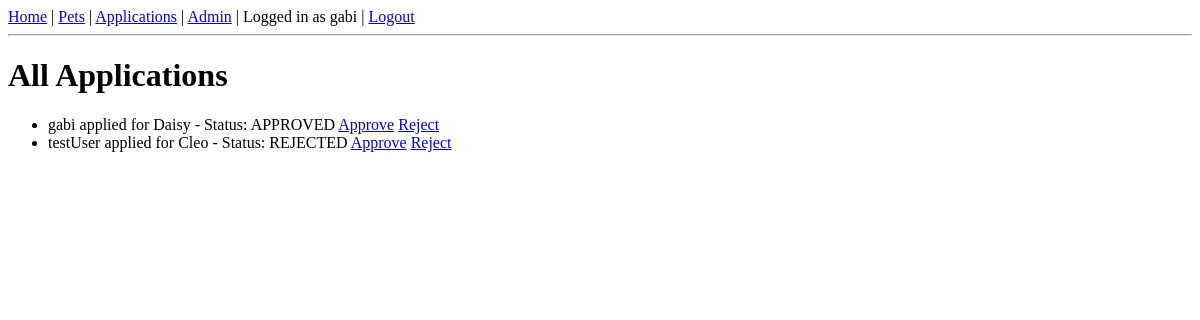
The app's page /staff/applications/ (signed in), older data.
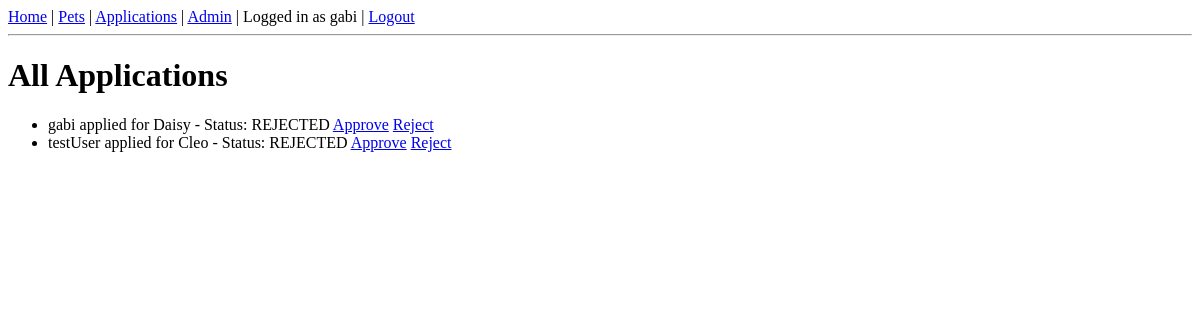
The same page, newer data.
### core/models.py (models this page shows, shortened)
class AdoptionApplication(models.Model):
    STATUS_CHOICES = [
        ('PENDING', 'Pending'),
        ('APPROVED', 'Approved'),
        ('REJECTED', 'Rejected'),
    ]
    user = models.ForeignKey(User, on_delete=models.CASCADE)
    pet = models.ForeignKey(Pet, on_delete=models.CASCADE)
    application_text = models.TextField()
    status = models.CharField(max_length=10, choices=STATUS_CHOICES, default='PENDING')
    created_at = models.DateTimeField(auto_now_add=True)

class Pet(models.Model):#all of the pets
    PET_TYPE_CHOICES = [
        ('DOG', 'Dog'),
        ('CAT', 'Cat'),
        ('OTHER', 'Other'),
    ]
    STATUS_CHOICES = [
        ('AVAILABLE', 'Available'),
        ('ADOPTED', 'Adopted'),
    ]
    shelter = models.ForeignKey(Shelter, on_delete=models.CASCADE)
    name = models.CharField(max_length=100)
    pet_type = models.CharField(max_length=10, choices=PET_TYPE_CHOICES)
    breed = models.CharField(max_length=100)
    age = models.IntegerField()
    gender = models.CharField(max_length=10)
    description = models.TextField()
    vaccination_status = models.BooleanField(default=False)
    status = models.CharField(max_length=10, choices=STATUS_CHOICES, default='AVAILABLE')
    image = models.ImageField(upload_to='pet_images/', blank=True, null=True)

### core/views.py (the view)
# urls.py: path('staff/applications/', views.staff_applications, name='staff_applications'),
@login_required
def staff_applications(request):
    if not is_staff_user(request.user):
        return HttpResponseForbidden("You are not allowed to access this page.")
    applications = AdoptionApplication.objects.all()
    return render(request, 'core/staff_applications.html', {'applications': applications})

### core/views.py (called while the page is built)
def is_staff_user(user):
    return hasattr(user, 'profile') and user.profile.role in ['STAFF', 'ADMIN']

### core/templates/core/staff_applications.html
{% extends 'core/base.html' %}
{% block content %}
<h1>All Applications</h1>
<ul>
    {% for app in applications %}
        <li>
            {{ app.user.username }} applied for {{ app.pet.name }}
            - Status: {{ app.status }}
            <a href="{% url 'approve_application' app.id %}">Approve</a>
            <a href="{% url 'reject_application' app.id %}">Reject</a>
        </li>
    {% endfor %}
</ul>
{% endblock %}

Row changes from the older to the newer data that the page shows:
changed AdoptionApplication "gabi": status "APPROVED" → "REJECTED"
